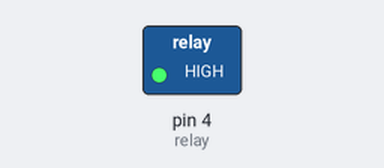
This sketch was run on a simulated Arduino Uno, built with avr-gcc and run on an emulated ATmega328P. Parts: switched loads named in the sketch (green lamp = pin HIGH). Dashed ring = blinking. What the sketch prints to the serial monitor is not drawn.

Above: at 0.5 s.
Timing chart, 0 to 4.6 s (numbered marks = the images above):
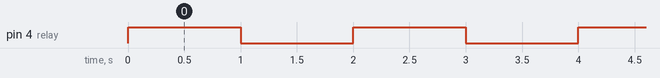

The sketch:

relay_demo.ino
```cpp
int relay = 4;

void setup() {
  pinMode(relay, OUTPUT);
  Serial.begin(9600);

}

void loop() {
  Serial.println("RELAY: HIGH");
  digitalWrite(relay,HIGH);
  delay(1000);
  Serial.println("RELAY: LOW");
  digitalWrite(relay,LOW);
  delay(1000);
}
```

Measured:
- by itself, pin 4 (relay): alternates HIGH for 1.0 s and LOW for 1.0 s
